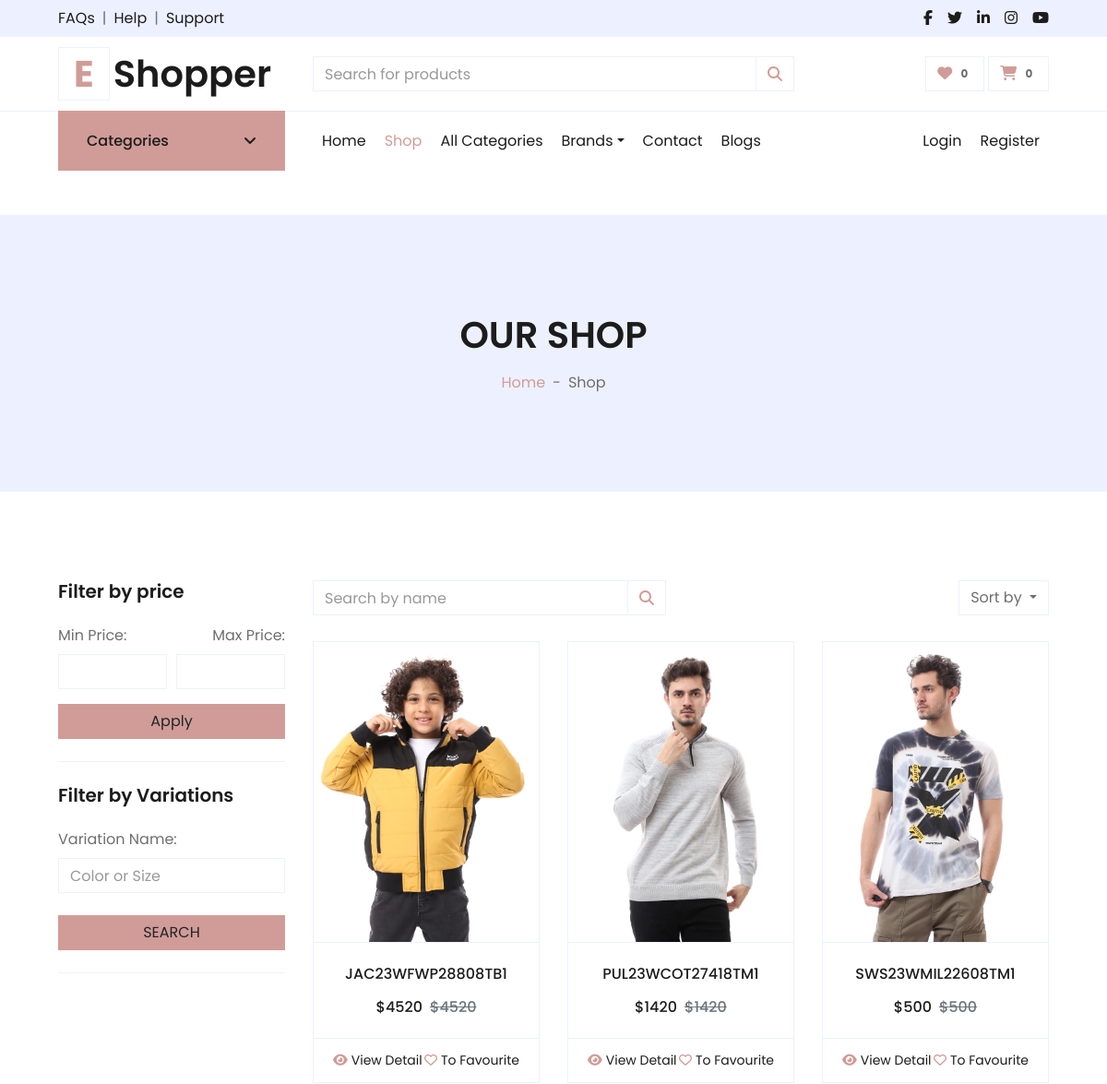
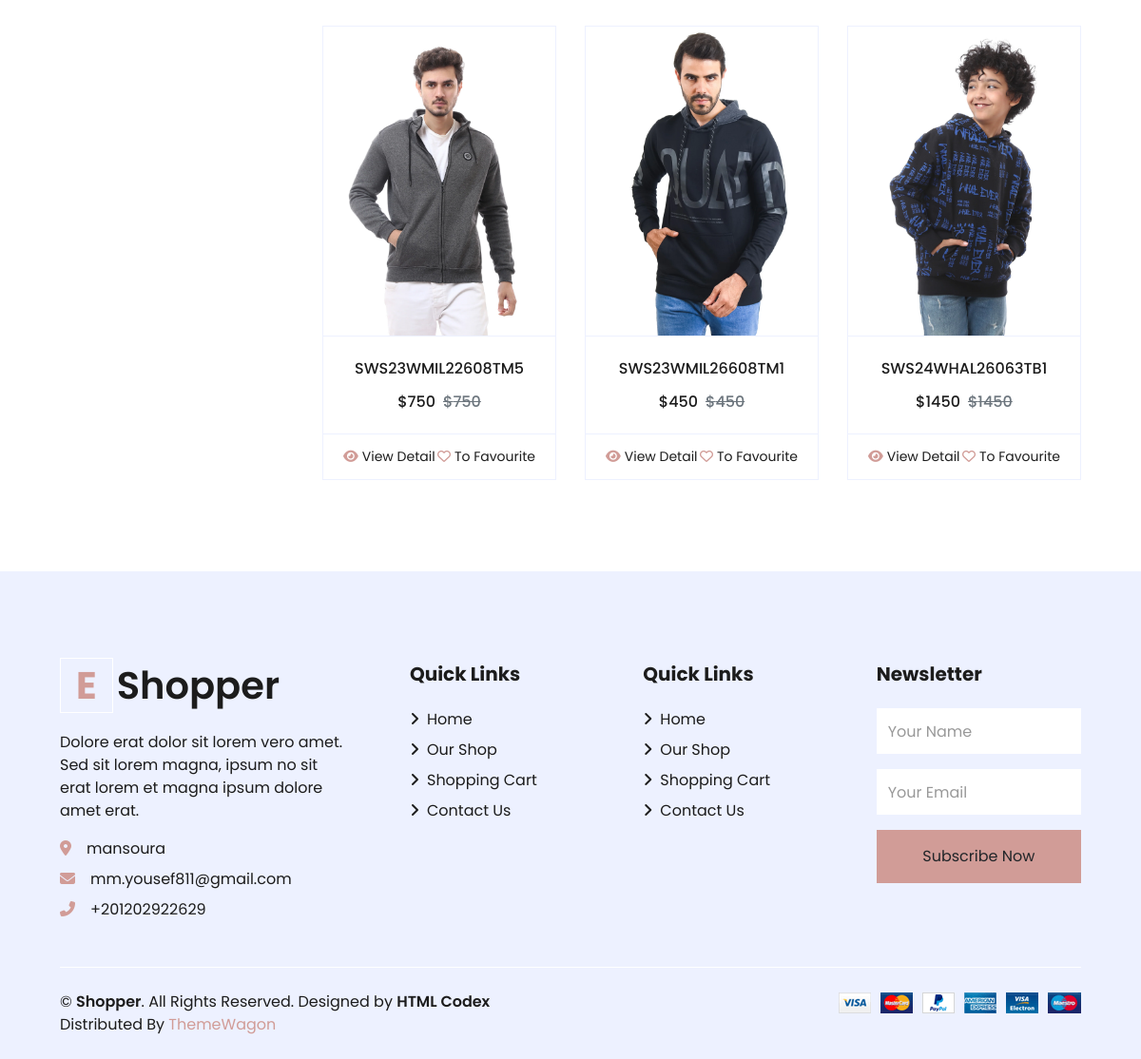
The app's page /products/, older data (2 pictures, top to bottom).
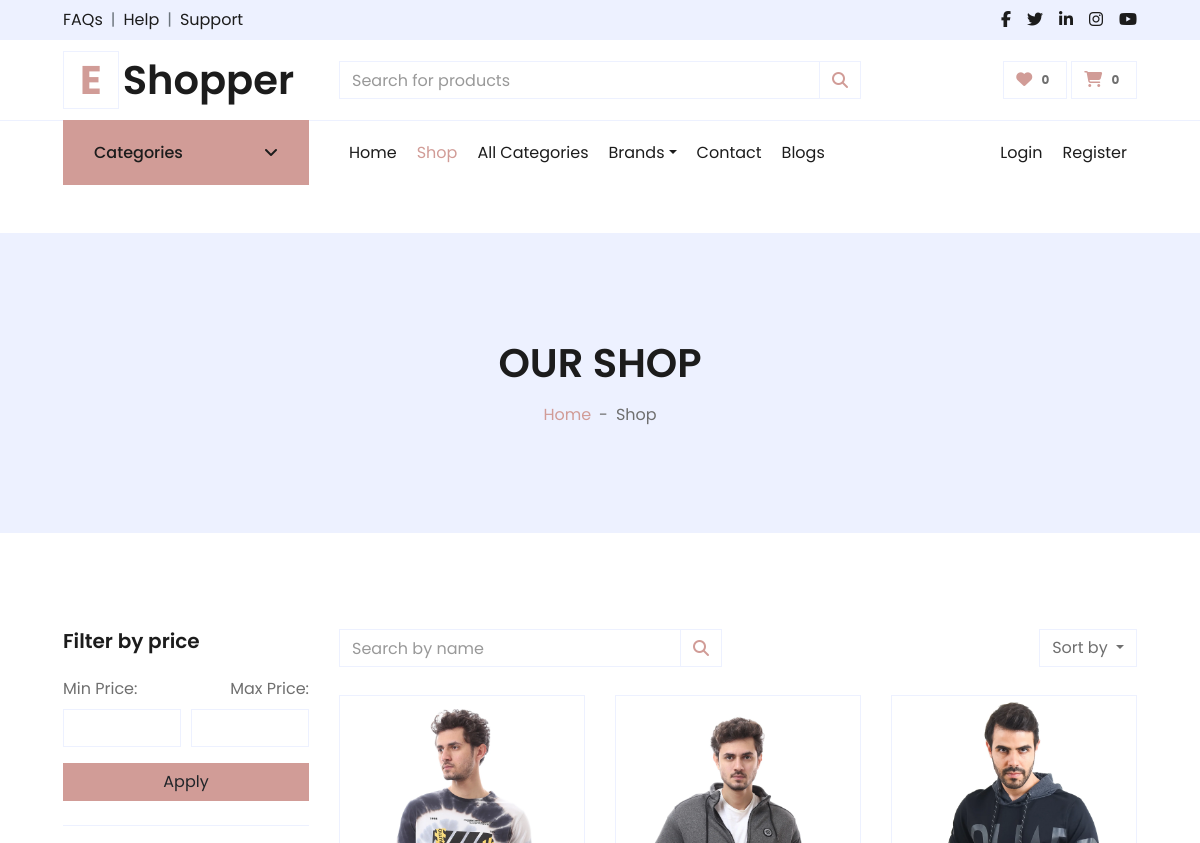
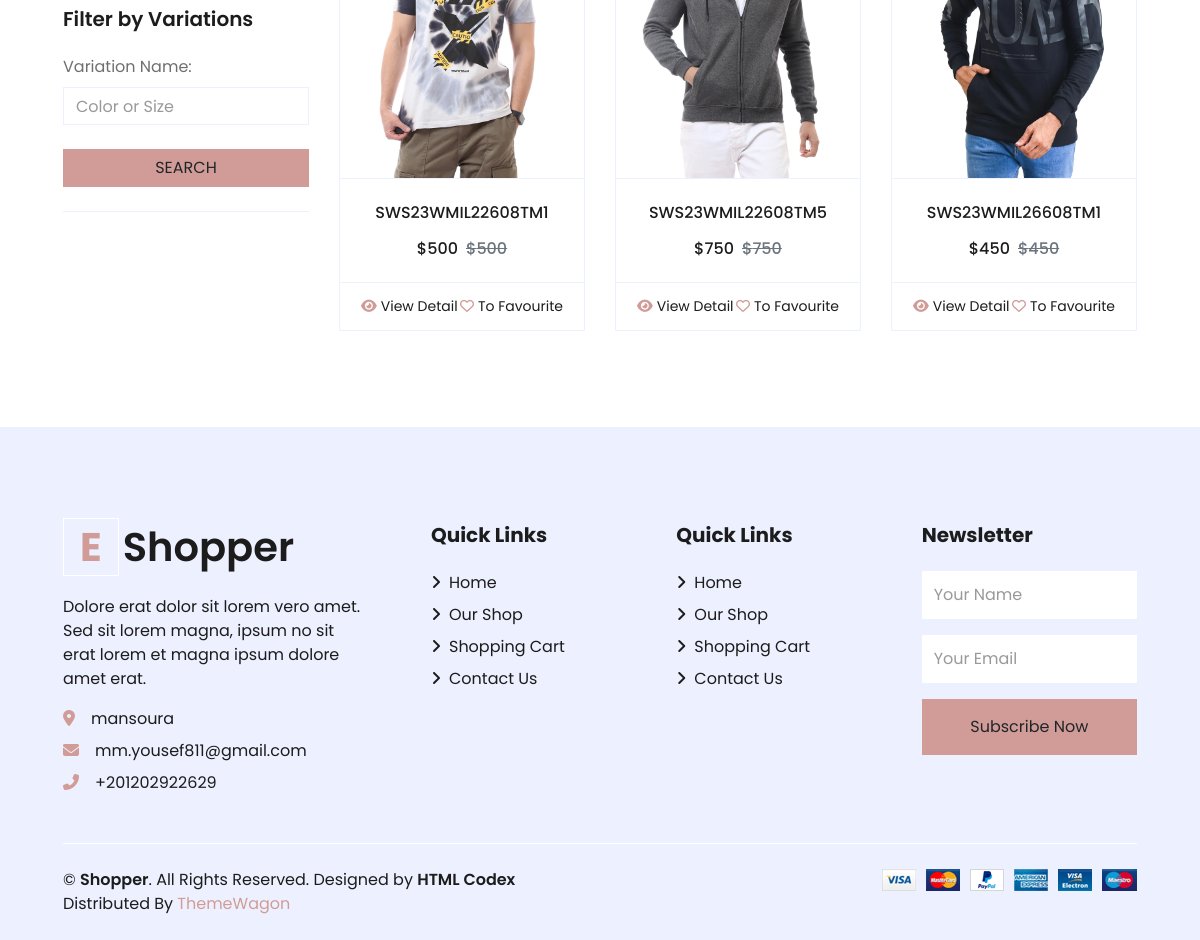
The same page, newer data (2 pictures, top to bottom).
### products/models.py (models this page shows, shortened)
class Product(models.Model):
    name = models.CharField(unique=True, max_length=50)
    image = models.ImageField(upload_to='product/')
    stock = models.IntegerField(default=1)
    price = models.IntegerField(default=0)
    discount = models.IntegerField(default=0)
    description = models.TextField(max_length=10000)
    created_at = models.DateTimeField( default=timezone.now)
    slug = models.SlugField(null=True,blank=True , unique=True)
    views = models.PositiveIntegerField(default=0)
    is_available = models.BooleanField(default=True)
    tags = TaggableManager()
    subcategory = models.ForeignKey("Subcategory",related_name='product_subcategory',null=True,blank=True, on_delete=models.CASCADE)
    PRDBrand = models.ForeignKey('Brand' ,related_name='product_brand', on_delete=models.CASCADE , blank=True, null=True ,verbose_name=_("Brand "))
    like = models.ManyToManyField(User , blank=True,related_name='product_favourite')
    class Meta:
        ordering = ["name"]
    def get_absolute_url(self):
        return reverse("product_detail", args=[self.subcategory.id,self.slug])
    def __str__(self):
        return self.name

### products/views.py (the view, shortened to what this page needs)
# urls.py: path('', product_list ,name = 'product_list'),
def product_list(request , subcategory_id=None , brand_slug=None , tag_slug=None):
    categories = None
    brands = None
    tags = None
    if subcategory_id != None :
        categories = get_object_or_404(Subcategory,id = subcategory_id)
        products = Product.objects.filter(subcategory=categories  ,is_available=True)
        paginator = Paginator(products,6)
        page = request.GET.get('page')
        paged_product = paginator.get_page(page)
        product_count = products.count()
    else :
        products = Product.objects.filter(is_available=True)
        paginator = Paginator(products,6)
        page = request.GET.get('page')
        paged_product = paginator.get_page(page)
        product_count = products.count()
    context={
        'products':paged_product,
    }
    return render(request , 'products/product_list.html' , context )

### accounts/favourite_context.py (called while the page is built, shortened)
def counter(request):
    product_count = 0
    return dict(product_count=product_count)

### carts/cart_context.py (called while the page is built)
def cart_count(request):
    cart_counter = 0
    if 'admin' in request.path:
        return{}
    else:
        try:
            cart = Cart.objects.filter(cart_id=_cart_id(request))
            if request.user.is_authenticated:
                cart_items = CartItem.objects.all().filter(user=request.user)
            else:
                cart_items = CartItem.objects.all().filter(cart=cart[:1])
            for cart_item in cart_items:
                cart_counter += cart_item.quantity
        except Cart.DoesNotExist :
            cart_counter = 0
    return dict(cart_counter=cart_counter)

### carts/views.py (called while the page is built)
def _cart_id(request):
    cart = request.session.session_key
    if not cart:
        cart = request.session.create()
    return cart

### products/models.py (called while the page is built)
    def get_url(self):
        return reverse('product_by_subcategory',args=[self.id])

    def get_url(self):
        return reverse('product_by_brand',args=[self.slug])

    def __str__(self):
        return self.BRDName

### products/templates/products/product_list.html (shortened to what the changed rows need)
{% extends "base.html" %}
{% load static %}
{% block body %}
<div class="container-fluid bg-secondary mb-5">
    <div class="d-flex flex-column align-items-center justify-content-center" style="min-height: 300px">
        {% if 'search' in request.path %}
        <h1 class="font-weight-semi-bold text-uppercase mb-3">Search Result</h1>
        {% else %}
        <h1 class="font-weight-semi-bold text-uppercase mb-3">Our Shop</h1>
        {% endif %}
    </div>
</div>
<div class="container-fluid pt-5">
    <div class="row px-xl-5">
        <div class="col-lg-9 col-md-12">
            <div class="row pb-3">
                {% if products %}
                {% for product in products %}
                <div class="col-lg-4 col-md-6 col-sm-12 pb-1">
                    <div class="card product-item border-0 mb-4">
                        <div
                            class="card-header product-img position-relative overflow-hidden bg-transparent border p-0">
                            <img class="img-fluid w-100" src="{{product.image.url}}" alt="">
                        </div>
                        <div class="card-body border-left border-right text-center p-0 pt-4 pb-3">
                            <h6 class="text-truncate mb-3">{{product}}</h6>
                            <div class="d-flex justify-content-center">
                                <h6>${{product.price}}</h6>
                                <h6 class="text-muted ml-2"><del>${{product.price}}</del></h6>
                            </div>
                        </div>
                        <div class="card-footer d-flex justify-content-between bg-light border">
                            <a href="{{product.get_absolute_url}}" class="btn btn-sm text-dark p-0"><i
                                    class="fas fa-eye text-primary mr-1"></i>View Detail</a>
                            {% if request.user in product.like.all %}
                            <a href="{% url 'add_to_favourit' product.id%}" class="btn btn-sm text-dark p-0"><i
                                    class="fa-solid fa-heart text-primary mr-1"></i>To Favourite</a>
                            {% else %}
                            <a href="{% url 'add_to_favourit' product.id%}" class="btn btn-sm text-dark p-0"><i
                                    class="fa-regular fa-heart text-primary mr-1"></i>To Favourite</a>
                            {% endif %}
                        </div>
                    </div>
                </div>
                {% endfor %}
                {% else %}
                <div class="col-12 text-center">
                    <h2>Nothing Found , PLS Try Again</h2>
                </div>
                {% endif %}
            </div>
        </div>
    </div>
</div>
{% endblock body %}

Row changes from the older to the newer data that the page shows:
no longer on this page (row edited): Product: image (picture), name "JAC23WFWP28808TB1", price "4520", shows "To Favourite"
no longer on this page (row edited): Product: image (picture), name "PUL23WCOT27418TM1", price "1420", shows "To Favourite"
no longer on this page (row edited): Product: image (picture), name "SWS24WHAL26063TB1", price "1450", shows "To Favourite"
